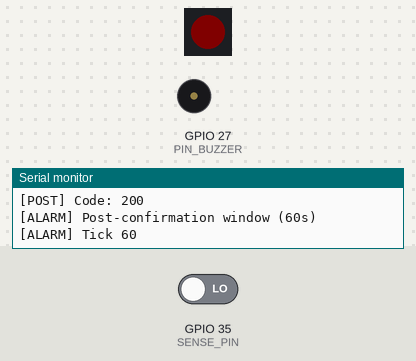
Bench run of a sketch on a simulated ESP32. On the bench: 1 RGB LEDs in strip order, left to right, buzzer (waves = sounding), the last lines printed to the serial monitor. The inputs (shaded band) are chosen by the test bench; at power-on: GPIO 35 (SENSE_PIN) LOW. Dim RGB values are drawn brighter than linear; WiFi joins after 1.5 s; servers stay silent unless stated; uploads are accepted with an empty reply. At 58.8 s the program puts the board to deep sleep or switches it off; the recording ends there.

Above: at 3.5 s.
3.6 s: GPIO 35 (SENSE_PIN) driven HIGH
At 3.9 s:
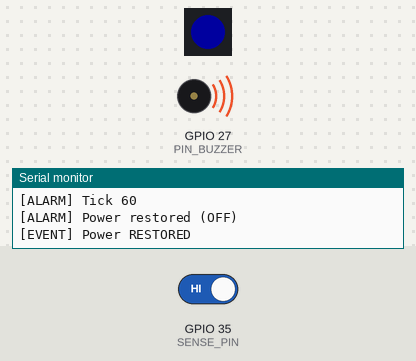
8.1 s: GPIO 35 (SENSE_PIN) driven LOW
At 9.5 s:
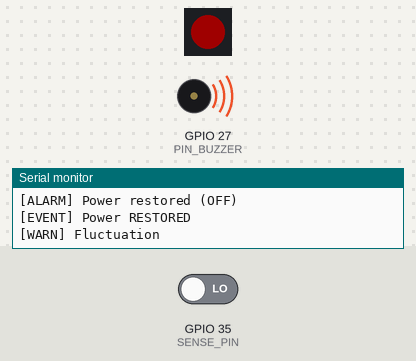
10.6 s: GPIO 35 (SENSE_PIN) driven HIGH
At 56.1 s:
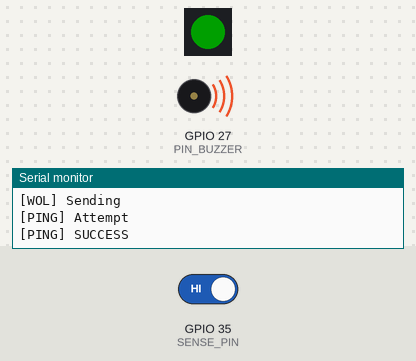
Timing chart, 0 to 58.8 s (numbered marks = the images above; inputs shaded):
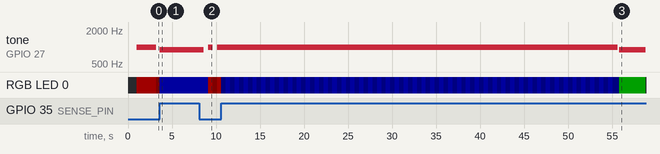

The sketch:

sketch_power.ino
```cpp
#include <WiFi.h>
#include <HTTPClient.h>
#include <WiFiUdp.h>
#include <Adafruit_NeoPixel.h>
#include <WiFiClientSecure.h>

#define SENSE_PIN       GPIO_NUM_35
#define PIN_RGB         2
#define PIN_BUZZER      27
#define NUM_LEDS        1

#define SSID            "YOUR_WIFI_SSID"
#define PASS            "YOUR_WIFI_PASSWORD"
#define POST_URL        "https://example.com/api/endpoint"
#define PING_IP         "192.168.1.100"

#define WOL_BROADCAST   "192.168.1.255"
#define WOL_PORT        9
uint8_t WOL_MAC[] = {0x00,0x00,0x00,0x00,0x00,0x00};

#define STABILIZE_MS    15000
#define PING_WAIT_MS    30000
#define WOL_RETRIES     3
#define FLUCTUATION_MS  15000

RTC_DATA_ATTR bool powerWasOut = false;

Adafruit_NeoPixel rgb(NUM_LEDS, PIN_RGB, NEO_GRB + NEO_KHZ800);

#define COLOR_OFF    rgb.Color(0,0,0)
#define COLOR_RED_HI rgb.Color(80,0,0)
#define COLOR_RED_LO rgb.Color(15,0,0)
#define COLOR_BLU_HI rgb.Color(0,0,80)
#define COLOR_BLU_LO rgb.Color(0,0,15)
#define COLOR_GREEN  rgb.Color(0,80,0)

bool powerPresent() {
  return digitalRead(SENSE_PIN) == HIGH;
}

void setupHardware() {
  pinMode(SENSE_PIN, INPUT);
  pinMode(PIN_BUZZER, OUTPUT);

  rgb.begin();
  rgb.setBrightness(100);
  rgb.setPixelColor(0, COLOR_OFF);
  rgb.show();
}

void tickAlarm() {
  static unsigned long startTime = 0;
  static unsigned long lastToggle = 0;
  static bool phase = false;
  static bool firstDone = false;

  unsigned long now = millis();

  if (!firstDone) {
    if (startTime == 0) {
      startTime = now;
      tone(PIN_BUZZER, 1000);
      rgb.setPixelColor(0, COLOR_RED_HI);
      rgb.show();
    }

    if (now - startTime >= 3000) {
      noTone(PIN_BUZZER);
      firstDone = true;
      lastToggle = now;
    }
    return;
  }

  if (now - lastToggle >= 500) {
    lastToggle = now;
    phase = !phase;

    if (phase) {
      tone(PIN_BUZZER, 1000);
      rgb.setPixelColor(0, COLOR_RED_HI);
    } else {
      noTone(PIN_BUZZER);
      rgb.setPixelColor(0, COLOR_RED_LO);
    }
    rgb.show();
  }
}

bool postAlarmWindow() {
  Serial.println("[ALARM] Post-confirmation window (60s)");

  int x = 60;

  while (!powerPresent() && x > 0) {

    Serial.printf("[ALARM] Tick %d\n", x);

    tone(PIN_BUZZER, 1000);
    rgb.setPixelColor(0, COLOR_RED_HI);
    rgb.show();

    unsigned long t = millis();
    while (millis() - t < 500) {
      if (powerPresent()) {
        noTone(PIN_BUZZER);
        Serial.println("[ALARM] Power restored (ON)");
        return true;
      }
      delay(10);
    }

    noTone(PIN_BUZZER);
    rgb.setPixelColor(0, COLOR_RED_LO);
    rgb.show();

    t = millis();
    while (millis() - t < 500) {
      if (powerPresent()) {
        Serial.println("[ALARM] Power restored (OFF)");
        return true;
      }
      delay(10);
    }

    x--;
  }

  Serial.println("[ALARM] Timeout");
  return false;
}

void tickBlue() {
  static unsigned long last = 0;
  static bool phase = false;

  if (millis() - last >= 500) {
    last = millis();
    phase = !phase;
    rgb.setPixelColor(0, phase ? COLOR_BLU_HI : COLOR_BLU_LO);
    rgb.show();
  }
}

void signalPowerRestored() {
  Serial.println("[EVENT] Power RESTORED");

  tone(PIN_BUZZER, 900);
  rgb.setPixelColor(0, COLOR_BLU_HI);
  rgb.show();

  delay(5000);

  noTone(PIN_BUZZER);
}

void signalPingAttempt() {
  Serial.println("[PING] Attempt");

  tone(PIN_BUZZER, 1000);
  delay(500);
  noTone(PIN_BUZZER);
}

void signalSuccess() {
  Serial.println("[PING] SUCCESS");

  tone(PIN_BUZZER, 900);
  rgb.setPixelColor(0, COLOR_GREEN);
  rgb.show();

  delay(3000);

  noTone(PIN_BUZZER);
  rgb.setPixelColor(0, COLOR_OFF);
  rgb.show();
}

bool checkFluctuation() {
  if (powerPresent()) return false;

  Serial.println("[WARN] Fluctuation");

  unsigned long start = millis();
  while (millis() - start < FLUCTUATION_MS) {
    tickAlarm();
    if (powerPresent()) return false;
    delay(10);
  }
  return true;
}

void connectWiFiAlarm() {
  Serial.println("[WIFI] Connecting (alarm)");
  WiFi.begin(SSID, PASS);

  while (WiFi.status() != WL_CONNECTED) {
    tickAlarm();
    delay(50);
  }

  Serial.println("[WIFI] Connected");
}

void connectWiFiBlue() {
  Serial.println("[WIFI] Connecting (recovery)");
  WiFi.begin(SSID, PASS);

  while (WiFi.status() != WL_CONNECTED) {
    tickBlue();
    delay(50);
  }

  Serial.println("[WIFI] Connected");
}

int sendPOST() {
  Serial.println("[POST] Sending");

  WiFiClientSecure client;
  client.setInsecure();

  HTTPClient http;
  http.setTimeout(3000);
  http.begin(client, POST_URL);

  int code = http.POST("");

  Serial.print("[POST] Code: ");
  Serial.println(code);

  http.end();
  return code;
}

void sendWOL() {
  Serial.println("[WOL] Sending");

  uint8_t packet[102];
  memset(packet, 0xFF, 6);
  for (int i = 1; i <= 16; i++) memcpy(packet + i * 6, WOL_MAC, 6);

  WiFiUDP udp;
  udp.begin(WOL_PORT);
  udp.beginPacket(WOL_BROADCAST, WOL_PORT);
  udp.write(packet, sizeof(packet));
  udp.endPacket();
}

bool pingHost() {
  WiFiClient client;
  client.setTimeout(3000);
  bool ok = client.connect(PING_IP, 80);
  client.stop();
  return ok;
}

void sleepUntilLow() {
  Serial.println("[SLEEP] Waiting LOW");
  noTone(PIN_BUZZER);
  rgb.setPixelColor(0, COLOR_OFF);
  rgb.show();
  delay(10);
  esp_sleep_enable_ext0_wakeup(SENSE_PIN, 0);
  esp_deep_sleep_start();
}

void sleepUntilHigh() {
  Serial.println("[SLEEP] Waiting HIGH");
  noTone(PIN_BUZZER);
  rgb.setPixelColor(0, COLOR_OFF);
  rgb.show();
  delay(10);
  esp_sleep_enable_ext0_wakeup(SENSE_PIN, 1);
  esp_deep_sleep_start();
}

void setup() {
  delay(1000);
  Serial.begin(115200);

  Serial.println("\n=== BOOT ===");
  setupHardware();

  if (powerPresent()) {

    if (!powerWasOut) {
      sleepUntilLow();
    }

    signalPowerRestored();

    unsigned long start = millis();
    while (millis() - start < STABILIZE_MS) {
      tickBlue();
      if (checkFluctuation()) sleepUntilHigh();
      delay(10);
    }

    connectWiFiBlue();

    for (int i = 0; i < WOL_RETRIES; i++) {

      sendWOL();

      unsigned long waitStart = millis();
      while (millis() - waitStart < PING_WAIT_MS) {
        tickBlue();
        if (checkFluctuation()) {
          WiFi.disconnect(true);
          sleepUntilHigh();
        }
        delay(10);
      }

      signalPingAttempt();

      if (pingHost()) {
        WiFi.disconnect(true);
        signalSuccess();
        powerWasOut = false;
        sleepUntilLow();
      }
    }

    WiFi.disconnect(true);
    powerWasOut = false;
    sleepUntilLow();

  } else {

    Serial.println("[EVENT] Power LOST");

    powerWasOut = true;

    connectWiFiAlarm();
    int code = sendPOST();
    WiFi.disconnect(true);

    if (code == 200) {

      bool restored = postAlarmWindow();

      if (!restored) {
        sleepUntilHigh();
      }

      signalPowerRestored();

      unsigned long start = millis();
      while (millis() - start < STABILIZE_MS) {
        tickBlue();
        if (checkFluctuation()) sleepUntilHigh();
        delay(10);
      }

      connectWiFiBlue();

      for (int i = 0; i < WOL_RETRIES; i++) {

        sendWOL();

        unsigned long waitStart = millis();
        while (millis() - waitStart < PING_WAIT_MS) {
          tickBlue();
          if (checkFluctuation()) {
            WiFi.disconnect(true);
            sleepUntilHigh();
          }
          delay(10);
        }

        signalPingAttempt();

        if (pingHost()) {
          WiFi.disconnect(true);
          signalSuccess();
          powerWasOut = false;
          sleepUntilLow();
        }
      }

      WiFi.disconnect(true);
      powerWasOut = false;
      sleepUntilLow();

    } else {
      sleepUntilHigh();
    }
  }
}

void loop() {
  delay(1000);
}
```
